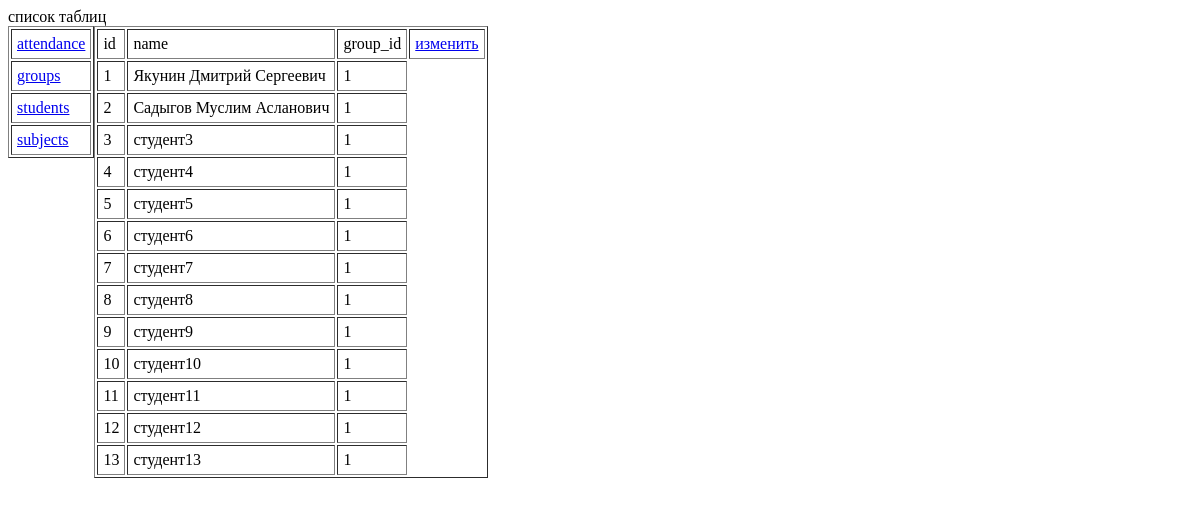
The app's page /1/index.php?table=students, older data.
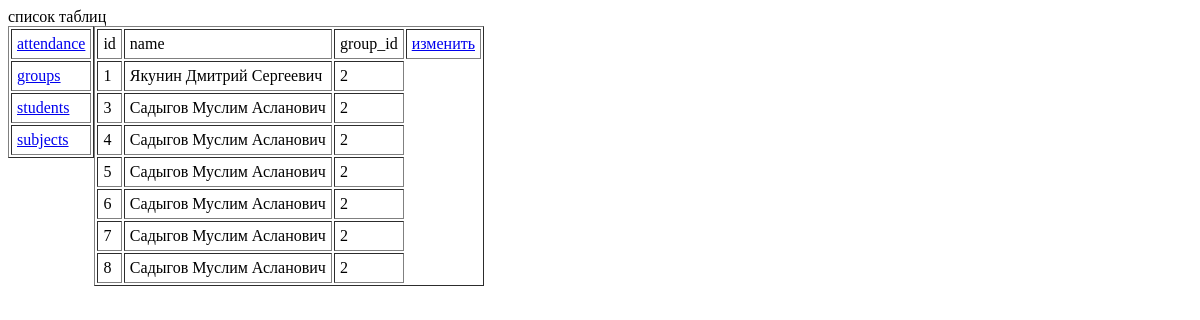
The same page, newer data.
### tables this page shows
CREATE TABLE `students` (
  `id` int(5) NOT NULL,
  `name` varchar(255) NOT NULL,
  `group_id` int(5) NOT NULL
);

### 1/index.php (the view, shortened to what this page needs)
<?php
$conn = mysqli_connect("localhost","root","root","zadanie");
?>
<head>
</head>
<div class="div">
<div>
<table border="1" cellpadding="5">
<?php
$sql = "SHOW tables";
$result = mysqli_query($conn,$sql);
while($row = mysqli_fetch_row($result)){
    echo '<tr><td><a href=?table='.$row[0].'>'.$row[0].'</td></tr>';
}
?>
</table>
</div>
    <div>
        <form action=<?php if(isset($_GET['table'])){echo '"index.php?table='.$_GET['table'].'"';}?> method="post">
            <table border="1" cellpadding="5"><?php
                if(isset($_GET['table'])){
                    $table = $_GET['table'];
                    $sql_column = "DESCRIBE $table";
                    $result_column = mysqli_query($conn,$sql_column);
                    while($row_column = mysqli_fetch_row($result_column)){
                        $tables[]=$row_column[0];
                        if(!empty($_GET['edit'])){
                            echo '<td><input type="text" name="'.$row_column[0].'" value="'.$row_column[0].'"></td>';
                        }else{
                            echo '<td>'.$row_column[0].'</td>';
                        }
                    }
                    if(isset($_GET['edit'])){
                        echo '<input type="hidden" name="table" value="'.$_GET['table'].'">';
                        echo '<td><input type="submit" value="подтвердить"></td>';
                    }
                    else{
                        echo '<td><a href="?table='.$table.'&edit='.$table.'">изменить</a></td>';
                    }
                    $sql_data = "SELECT * FROM $table";
                    $result_data = mysqli_query($conn,$sql_data);
                    while($row_data = mysqli_fetch_assoc($result_data)){
                        echo '<tr>';
                        for($i=0;$i<count($tables);$i++){
                            echo '<td>'.$row_data[$tables[$i]].'</td>';
                        }
                        echo '</tr>';
                    }
                }?>
        </form>
    </div>
</div>

### 1/index.php (style rules this page uses)
.div div { display:flex; float:left; }

Row changes from the older to the newer data that the page shows:
removed students: id "2", name "Садыгов Муслим Асланович", group "1"
removed students: id "9", name "студент9", group "1"
removed students: id "10", name "студент10", group "1"
removed students: id "11", name "студент11", group "1"
removed students: id "12", name "студент12", group "1"
removed students: id "13", name "студент13", group "1"
Text that changed along with them:
new list line: "2"
new list line: "Садыгов Муслим Асланович"
list line gone: "1"
list line gone: "студент3"
list line gone: "студент4"
list line gone: "студент5"
list line gone: "студент6"
list line gone: "студент7"
list line gone: "студент8"
